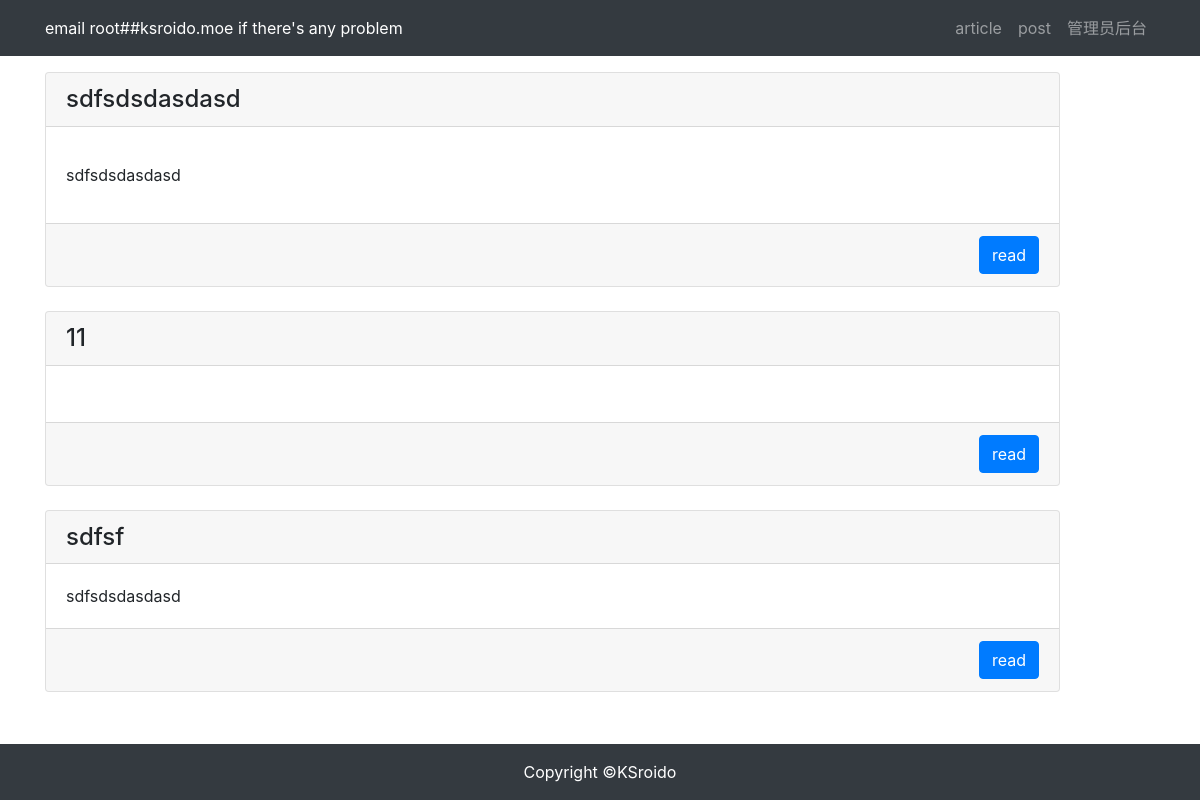
Before: /article/article-list/ with the older database file.
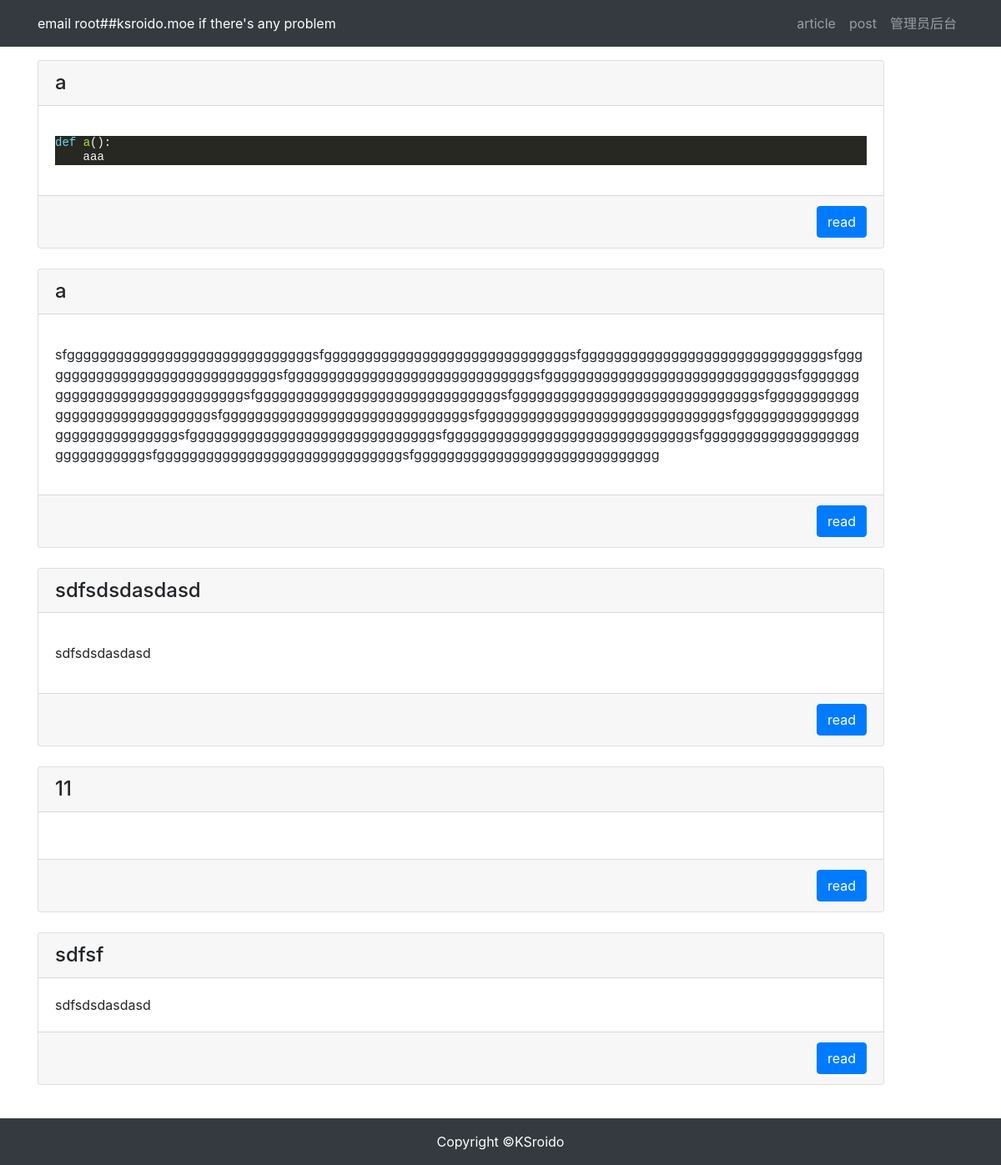
After: the same page with the newer database file.
### article/models.py (models this page shows, shortened)
class ArticlePost(models.Model):
    author = models.ForeignKey(User, on_delete=models.CASCADE, default=1)  # set default to User.id=1
    title = models.CharField(max_length=64)
    body = models.TextField()
    createdTime = models.DateTimeField(default=timezone.now)  # 初始化时写入默认值为当前时间
    updatedTime = models.DateTimeField(auto_now=True)  # 每次access时自动修改为当前时间
    class Meta:
        ordering = ('-createdTime',)

### article/views.py (the view)
# urls.py: path('article-list/', views.article_list, name='article_list'),
def article_list(request):
    articles = ArticlePost.objects.all()
    if len(articles) >= 100:
        articles = articles[:99] + "..."
    context = {'articles': articles}
    return render(request, 'article/list.html', context)

### templates/article/list.html (shortened to what this page needs)
{% extends "base.html" %}
{% block content %}
    <div class="container">
        <div class="row mt-3 ">
            {% for article in articles %}
                <div class="col-11 mb-4 ">
                    <div class="card h-100">
                        <h4 class="card-header">{{ article.title }}</h4>
                        <div class="card-body">
                            <p class="card-text">{{ article.body |safe }}</p>
                        </div>
                        <div class="card-footer text-right">
                            <a href="{% url 'article:article_detail' article.id %}" class="btn btn-primary">read</a>
                        </div>
                    </div>
                </div>
            {% endfor %}
        </div>
    </div>
{% endblock content %}

### templates/base.html (shortened to what this page needs)
{% load static %}
<html lang="zh-cn">
<head>
    <link rel="stylesheet" href="{% static 'bootstrap/css/bootstrap.min.css' %}">
    <link rel="stylesheet" href="{% static 'md_css/monokai.css' %}">
</head>
<body>
    {% include 'header.html' %}
    {% block content %}{% endblock content %}
    {% include 'footer.html' %}
</body>
</html>

### templates/header.html (shortened to what this page needs)
<nav class="navbar navbar-expand-lg navbar-dark bg-dark">
    <div class="container">
        <a style="color: white">email root##ksroido.moe if there's any problem </a>
        <div>
            <ul class="navbar-nav">
                <li class="nav-item">
                    <a class="nav-link" href="{% url 'article:article_list' %}">article</a>
                </li>
                <li class="nav-item">
                    <a class="nav-link" href="{% url 'article:article_create' %}">post</a>
                </li>
                {% if user.is_authenticated %}
                    <li class="nav-item dropdown">
                        <a class="nav-link dropdown-toggle" href="#" id="navbarDropdown" role="button"
                           data-toggle="dropdown" aria-haspopup="true" aria-expanded="false">
                            {{ user.username }}
                        </a>
                        <div class="dropdown-menu" aria-labelledby="navbarDropdown">
                            <a class="dropdown-item" href="#" onclick="user_delete()">删除用户</a>
                            <a class="dropdown-item" href='{% url "userprofile:logout" %}'>退出登录</a>
                        </div>
                    </li>
                {% else %}
                    <li class="nav-item">
                        <a class="nav-link" href="{% url 'userprofile:login' %}">管理员后台</a>
                    </li>
                {% endif %}
            </ul>
        </div>
    </div>
</nav>

### templates/footer.html
<div>
    <br><br><br>
</div>
<footer class="py-3 bg-dark fixed-bottom">
    <div class="container">
        <p class="m-0 text-center text-white">Copyright &copy;KSroido</p>
    </div>
</footer>

### static/md_css/monokai.css (style rules this page uses)
pre { line-height: 125%; }
.codehilite { background: #272822; color: #f8f8f2 }
.codehilite .k { color: #66d9ef }
.codehilite .n { color: #f8f8f2 }
.codehilite .p { color: #f8f8f2 }
.codehilite .nf { color: #a6e22e }

Changed rows visible on the page:
added ArticlePost: title "a", body "def a (): aaa"
added ArticlePost: title "a", body "sfggggggggggggggggggggggggggggggsfggggggggggggggggggggggggggggggsfggggggggggggggggggggggggggggggsfggggggggggggggggggggggggggggggsfggggggggggggggggggggggggggggggsfggggggggggggggggggggggggggggggsfggggggggggggggggggggggggggggggsfggggggggggggggggggggggggggggggsfggggggggggggggggggggggggggggggsfggggggggggggggggggggggggggggggsfggggggggggggggggggggggggggggggsfggggggggggggggggggggggggggggggsfggggggggggggggggggggggggggggggsfggggggggggggggggggggggggggggggsfggggggggggggggggggggggggggggggsfggggggggggggggggggggggggggggggsfggggggggggggggggggggggggggggggsfgggggggggggggggggggggggggggggg"
